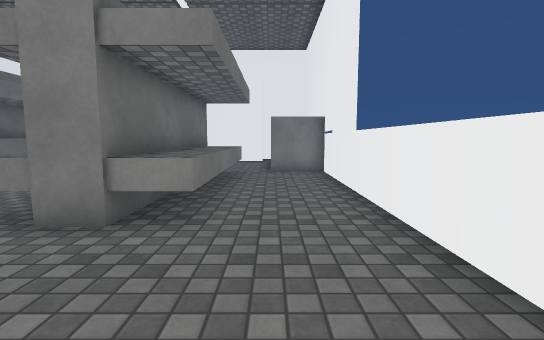
View 1 (above)

19 first-person views from a walk through a Unity game level. The camera is 1.2 m above the floor, tilts 6° down and sees 85° across. The floor is counted in squares, 1 m on a side. Each view is taken from the middle of a square. On the plan, view 1 faces up. The plan holds only what a view shows up to about 13 squares ahead; the rest is blank. The place goes on beyond the plan. Door leaves are left out, so doorways stand open. Surface patterns are stand-ins for the level's own textures.

View 2
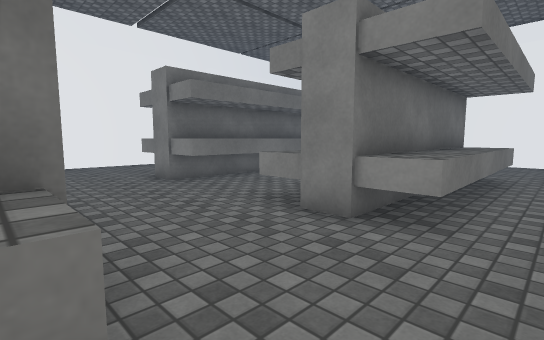

View 3
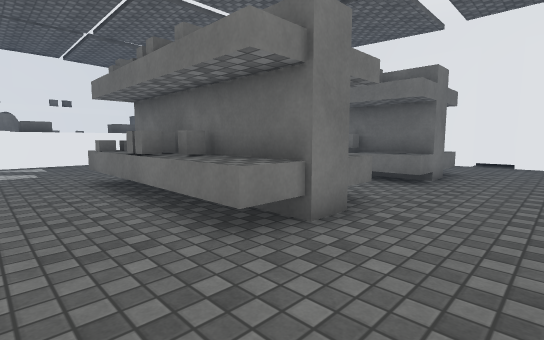

View 4
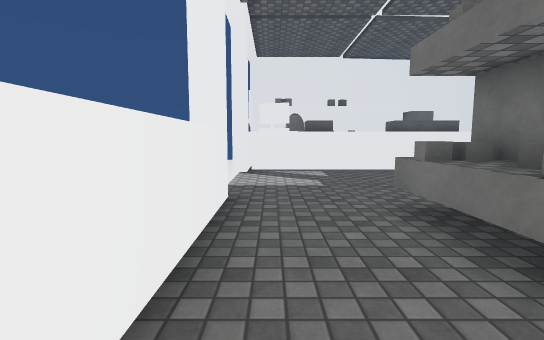

View 5
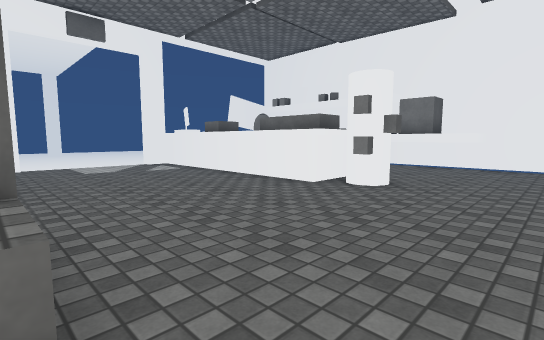

View 6
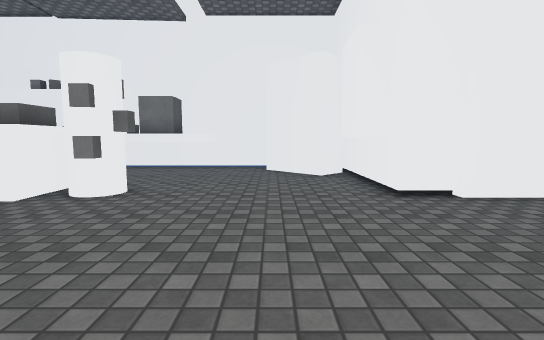

View 7
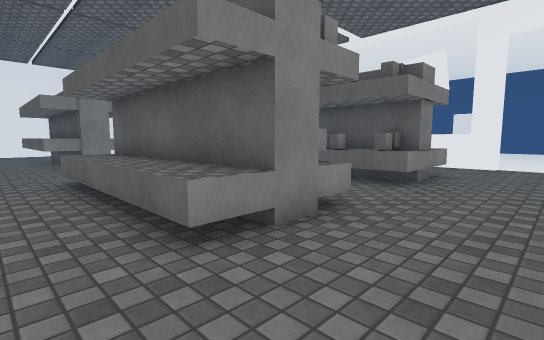

View 8
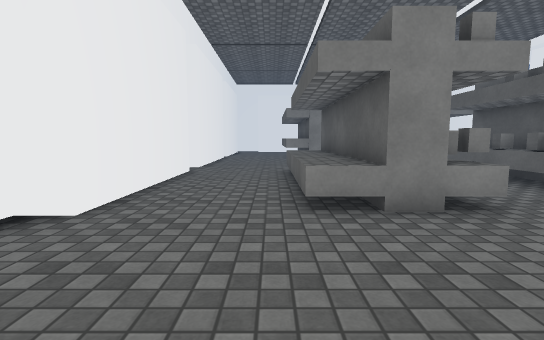

View 9
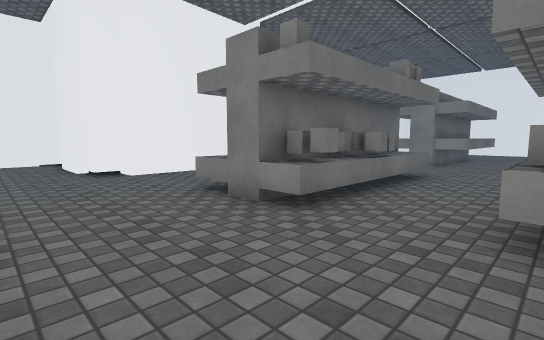

View 10
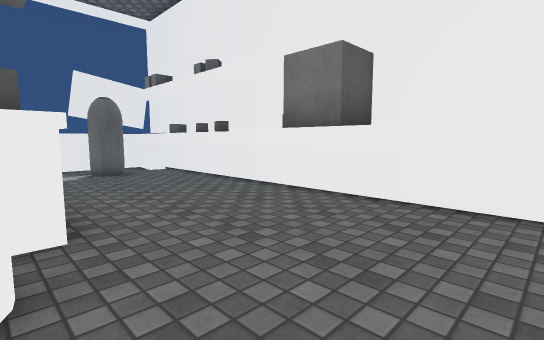

View 11
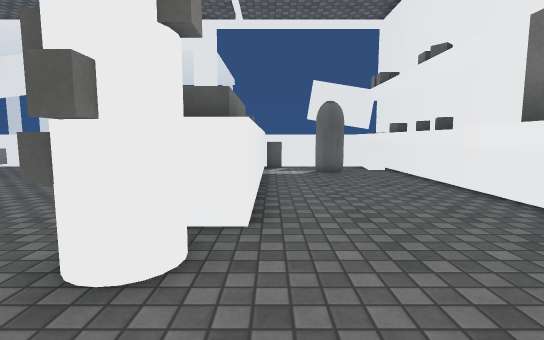

View 12
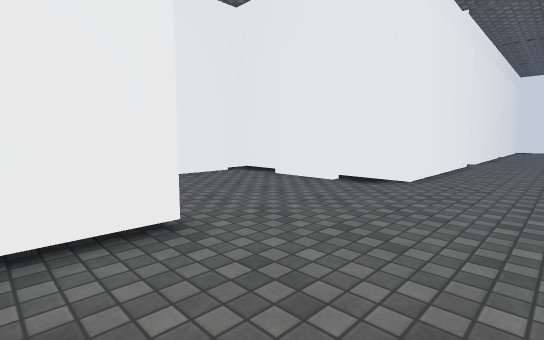

View 13
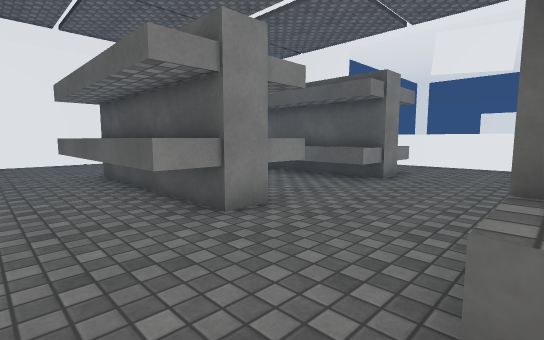

View 14
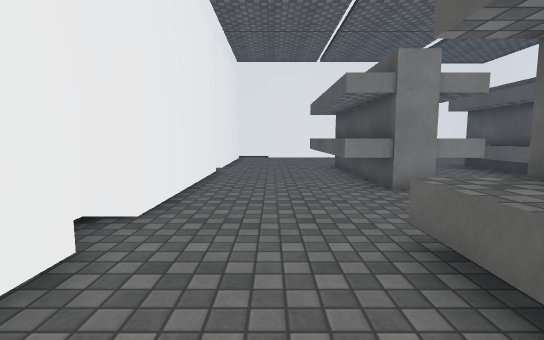

View 15
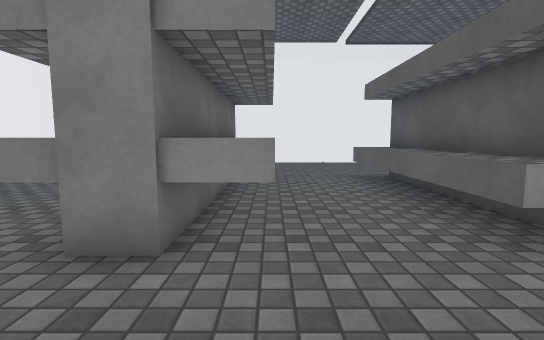

View 16
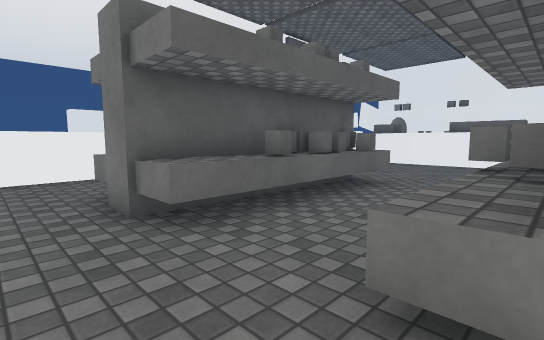

View 17
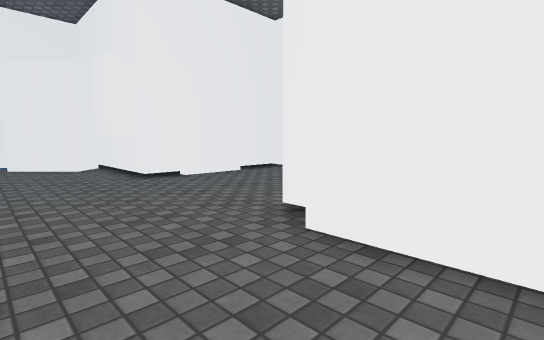

View 18
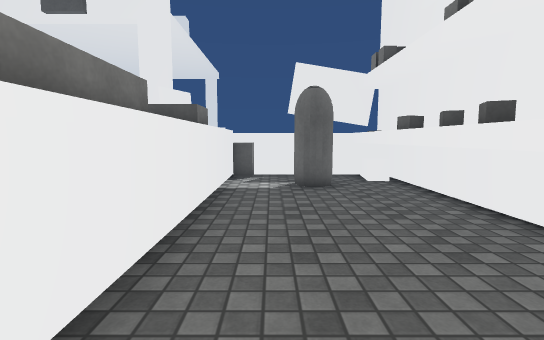

View 19
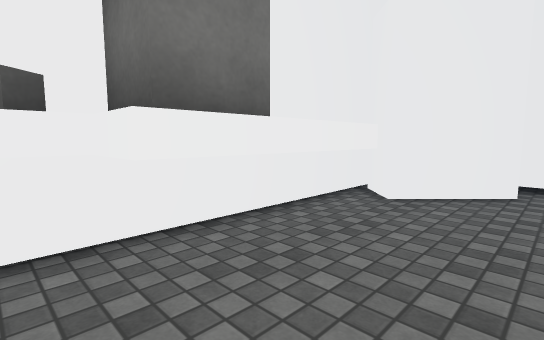

### Floor plan
Key: @ floor where view 1 was taken; # wall or solid block; x gap in a wall; . main floor; - floor 0.25 m lower than the main floor; D open door; = window, fence, low wall or low ledge; ^ raised ledge; C white cylinder; T thing the floor can be seen under or through; A capsule; O other object.
Columns run from 19 left of view 1 to 3 right of it. Each row starts with its distance up from view 1.
 10      # ..^^^^..^^^^..#
  9     ##...^^^^..^^^^..#
  8      #...^^^^..^^^^..^
  7      #...^^^^..^^^^..^
  6      #...^^^^..^^^^..^
  5      #...^^^^..^^^^..^
  4      #...^x^^..^#^^..^
  3      #...............^
  2     ##...............^
  1     #................^
  0     ##...^#^^..^#^^@.^
 -1      #...^^^^..^^^^..^
 -2      #...^^O^..O^O^..^
 -3      #...^^OO..O^OO..^
 -4      #...^^O=..O^O^..^
 -5      #...^^OO..O^OO..^
 -6     ##...^#^O..O#^O..^
 -7 #####................#
 -8 .....................D
 -9 .....................D
-10 .....................D
-11 .....................D
-12 .....................#-
-13 #####.....OO^^^^^^O^##-
-14     #O....OC^##^ O#^
-15     #O......#^^^^^#^OO
-16     #................^
-17     #OO...........AA.#
-18     #OOO.^^O^........#
-19       OO.^ OTO^OOOO^^#
-20       #TTTTTTTTTTT####
-21       ---------------

Positions as (right, up) in squares from view 1, and headings:
1: (0, 0), facing up
2: (0, 0), facing up-left
3: (1, 3), facing down-left
4: (1, -1), facing down
5: (-12, -6), facing down-right
6: (-12, -7), facing down
7: (-12, -9), facing up-right
8: (-11, -11), facing up
9: (-4, -10), facing up-left
10: (-11, -14), facing down-right
11: (-11, -15), facing right
12: (-11, -15), facing up-left
13: (-12, 0), facing up-right
14: (-12, -3), facing up
15: (-7, 1), facing up
16: (-8, 2), facing down-right
17: (-11, -4), facing down-left
18: (-8, -16), facing right
19: (-6, -16), facing down-left
